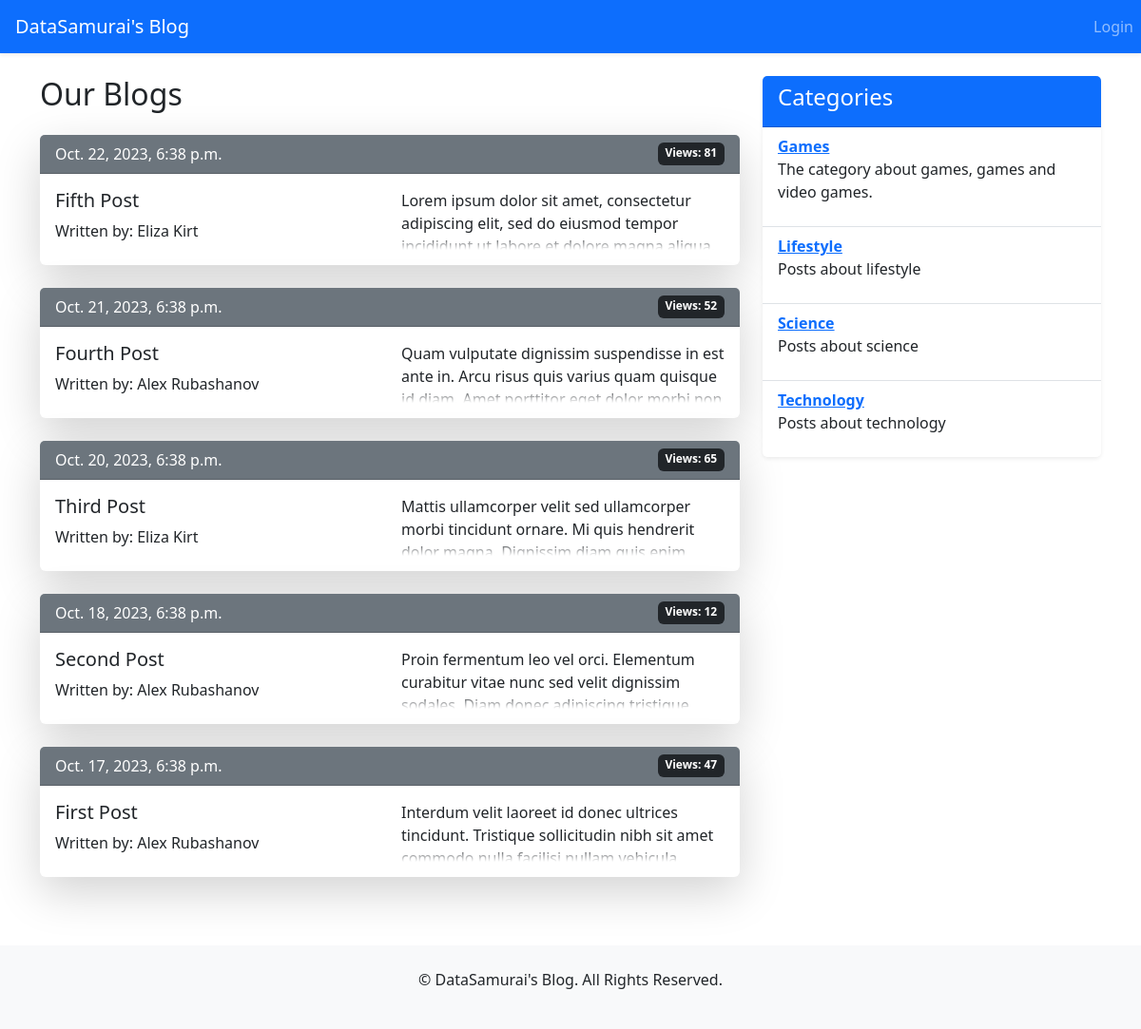
The page /blog/ on the database as committed earlier.
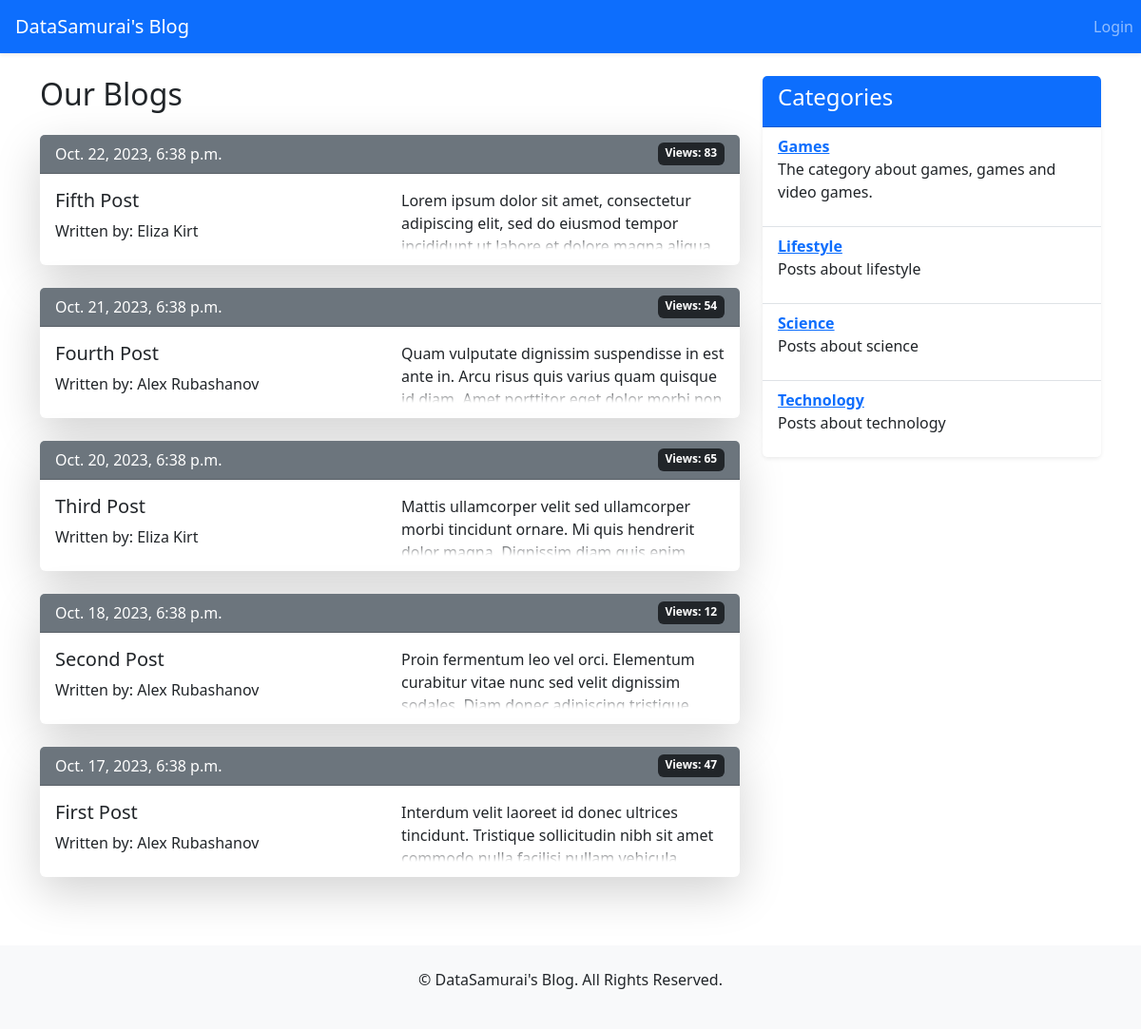
The same page on the database as committed later.
### posts/models.py (models this page shows, shortened)
class Post(models.Model):
    title = models.CharField(max_length=50, unique=True)
    content = models.TextField()
    category = models.ForeignKey('Category', on_delete=models.SET_NULL, null=True)
    date_published = models.DateTimeField(auto_now_add=True)
    date_edited = models.DateTimeField(auto_now=True)
    views = models.PositiveIntegerField(default=0)
    author = models.ForeignKey(settings.AUTH_USER_MODEL, on_delete=models.SET_NULL, null=True)
    is_published = models.BooleanField(default=False)
    class Meta:
        ordering = ['-date_published']

### posts/views.py (the view)
# urls.py: path('', views.listing, name='listing'),
def listing(request):
    context = {
        'posts': Post.objects.all(),
        'categories': Category.objects.all(),
    }
    return render(request, 'posts/listing.html', context=context)

### templates/posts/listing.html
{% extends 'base.html' %}
{% block page_content %}
    <div class="row mt-4">
        <div class="col-md-8">
            <h2 class="mb-4">Our Blogs</h2>
            {% for post in posts %}
                {% if post.is_published %}
                    <div class="card mb-4 border-0 shadow-lg">
                        <div class="card-header bg-secondary text-white d-flex justify-content-between">
                            <span>{{ post.date_published }}</span>
                            <span class="badge bg-dark">Views: {{ post.views }}</span>
                        </div>
                        <div class="card-body">
                            <div class="row">
                                <div class="col-md-6">
                                    <h5 class="card-title">
                                        <a href="{% url 'view_post' post.id %}" class="text-dark text-decoration-none">
                                            {{ post.title }}
                                        </a>
                                    </h5>
                                    <p class="card-text">Written by: {{ post.author.first_name }} {{ post.author.last_name }}</p>
                                </div>
                                <div class="col-md-6">
                                    <div class="fade-out">
                                        {{ post.content|slice:":300" }}
                                    </div>
                                </div>
                            </div>
                        </div>
                    </div>
                {% endif %}
            {% endfor %}
        </div>
        <div class="col-md-4 pl-5">
            <div class="card border-0 shadow-sm mb-4">
                <div class="card-header bg-primary text-white">
                    <h4>Categories</h4>
                </div>
                <ul class="list-group list-group-flush">
                    {% for category in categories %}
                        <li class="list-group-item">
                            <strong><a href="{% url 'view_category' category_id=category.pk %}">{{ category.title }}</a></strong>
                            <p>{{ category.description }}</p>
                        </li>
                    {% endfor %}
                </ul>
            </div>
        </div>
    </div>
{% endblock %}

Rows that differ between the two databases and show on the page:
changed Post "Fifth Post": views "81" → "83"
changed Post "Fourth Post": views "52" → "54"
